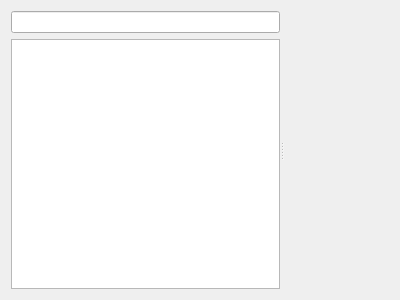
<?xml version="1.0" encoding="UTF-8"?>
<ui version="4.0">
 <class>GammaRay::AccessibilityWidget</class>
 <widget class="QWidget" name="GammaRay::AccessibilityWidget">
  <property name="geometry">
   <rect>
    <x>0</x>
    <y>0</y>
    <width>400</width>
    <height>300</height>
   </rect>
  </property>
  <layout class="QVBoxLayout" name="verticalLayout_2">
   <item>
    <widget class="QSplitter" name="splitter">
     <property name="orientation">
      <enum>Qt::Horizontal</enum>
     </property>
     <widget class="QWidget" name="layoutWidget">
      <layout class="QVBoxLayout" name="verticalLayout">
       <item>
        <widget class="QLineEdit" name="a11yTreeSearchLine"/>
       </item>
       <item>
        <widget class="QTreeView" name="a11yTree">
         <property name="contextMenuPolicy">
          <enum>Qt::CustomContextMenu</enum>
         </property>
         <property name="indentation">
          <number>10</number>
         </property>
         <property name="uniformRowHeights">
          <bool>true</bool>
         </property>
        </widget>
       </item>
      </layout>
     </widget>
     <widget class="GammaRay::PropertyWidget" name="a11yPropertyWidget" native="true"/>
    </widget>
   </item>
  </layout>
 </widget>
 <customwidgets>
  <customwidget>
   <class>GammaRay::PropertyWidget</class>
   <extends>QWidget</extends>
   <header location="global">ui/propertywidget.h</header>
   <container>1</container>
  </customwidget>
 </customwidgets>
 <resources/>
 <connections/>
</ui>
